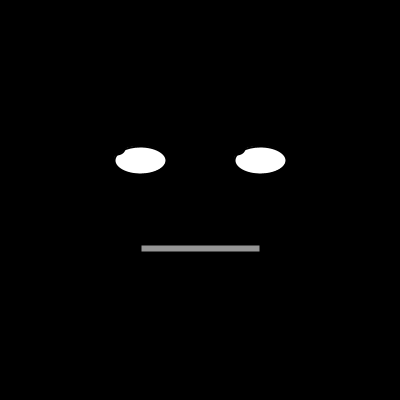
Frame 1 (no input)
Frame 60 (the mouse pressed at the canvas centre just before this capture): identical to frame 1, image omitted
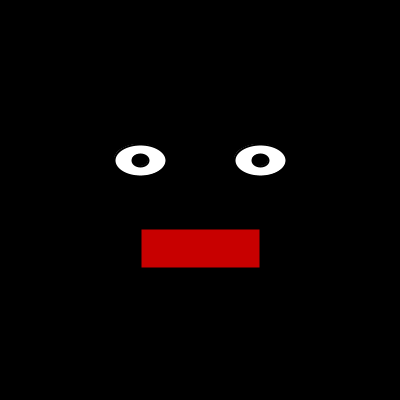
Frame 120 (the mouse held since frame 60 and released just before this capture)

The Processing sketch that drew these frames (run headless with seeded random() and noise(); from frame 60 on, the mouse is pressed at the canvas centre):

// Processing sketch: processing_31408
// ── processing_31408.pde

void setup(){
  size(400,400);
  background (0,0,0);
}

void draw(){  
  if (mousePressed){    
    scale (2);
    fill (255,255,255);
    ellipse (70,80,26,16);
    ellipse (130,80,26,16); 
    fill (200,0,0);
    rect (70,114,60,20);   
    fill (0,0,0);
    ellipse (map(mouseX,0,width,58,82), map(mouseY,0,height,74,86), 8,6);
    ellipse (map(mouseX,0,width,118,142), map(mouseY,0,height,74,86), 8,6);
  }
  else {
    background (0,0,0);
    scale (2);
    fill (255,255,255);
    ellipse (70,80,26,14);
    ellipse (130,80,26,14); 
    fill (150,150,150);
    rect (70,122,60,4);
    fill (0,0,0);
    ellipse (map(mouseX,0,width,58,82), map(mouseY,0,height,74,86), 8,6);
    ellipse (map(mouseX,0,width,118,142), map(mouseY,0,height,74,86), 8,6);
  }
}
